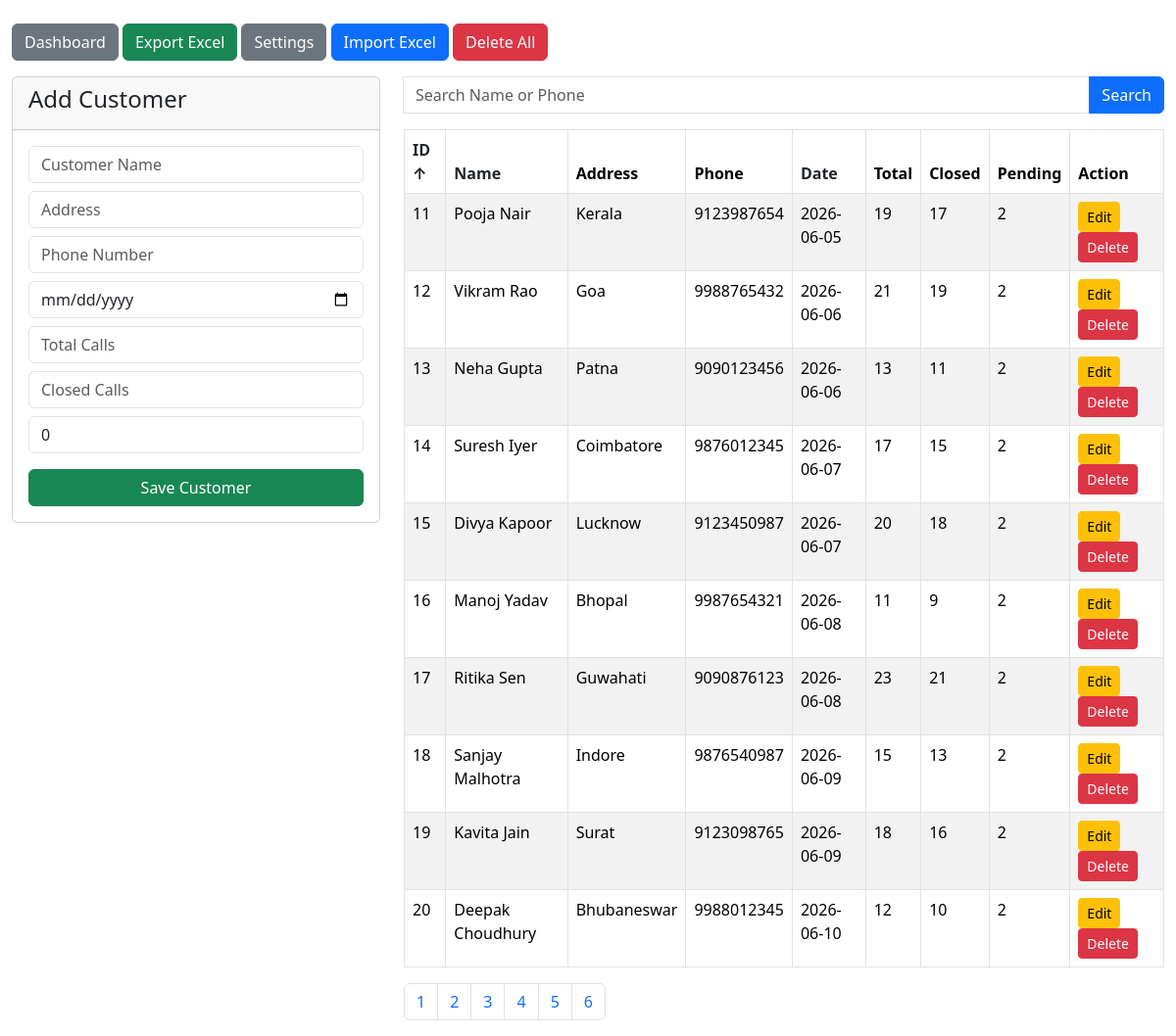
Page /customers?page=2&search=&sort_by=id&sort_order=asc (signed in) on the committed database.
### app/models.py (models this page shows)
class Customer(Base):
    __tablename__ = "customers"
    id = Column(Integer, primary_key=True, index=True)
    customer_name = Column(String(100), nullable=False)
    address = Column(String(500))
    phone_number = Column(String(20))
    call_date = Column(Date)
    total_calls = Column(Integer, default=0)
    closed_calls = Column(Integer, default=0)
    created_at = Column(
        DateTime,
        default=datetime.utcnow
    )

### app/routers/customers.py (the view)
@router.get("/customers")
def customers(
    request: Request,
    page: int = 1,
    search: str = "",
    sort_by: str = "id",
    sort_order: str = "asc",
    success: str = "",
    error: str = "",
    db: Session = Depends(get_db)
):
    if "user" not in request.session:
        return RedirectResponse("/", status_code=302)
    per_page = 10
    query = db.query(Customer)
    if search:
        query = query.filter(
            or_(
                Customer.customer_name.ilike(f"%{search}%"),
                Customer.phone_number.ilike(f"%{search}%")
            )
        )
    total_records = query.count()
    sort_columns = {
        "id": Customer.id,
        "name": Customer.customer_name,
        "date": Customer.call_date
    }
    if sort_by not in sort_columns:
        sort_by = "id"
    if sort_order not in ["asc", "desc"]:
        sort_order = "asc"
    sort_column = sort_columns[sort_by]
    if sort_order == "desc":
        sort_column = sort_column.desc()
    else:
        sort_column = sort_column.asc()
    customers = (
        query.order_by(sort_column)
        .offset((page - 1) * per_page)
        .limit(per_page)
        .all()
    )
    total_pages = max(
        (total_records + per_page - 1) // per_page,
        1
    )
    return templates.TemplateResponse(
        "customers.html",
        {
            "request": request,
            "customers": customers,
            "page": page,
            "total_pages": total_pages,
            "search": search,
            "sort_by": sort_by,
            "sort_order": sort_order,
            "success": success,
            "error": error,
            "edit_customer": None
        }
    )

### templates/customers.html (shortened to what this page needs)
<!DOCTYPE html>
<html>
<head>
    <link href="https://cdn.jsdelivr.net/npm/bootstrap@5.3.3/dist/css/bootstrap.min.css"
          rel="stylesheet">
</head>
<body>
<div class="container-fluid mt-4">
    <div class="mb-3">
        <a href="/dashboard"
           class="btn btn-secondary">
            Dashboard
        </a>
        <a href="/customers/export"
           class="btn btn-success">
            Export Excel
        </a>
        <a href="/settings"
           class="btn btn-secondary">
            Settings
        </a>
        <button
            type="button"
            class="btn btn-primary"
            data-bs-toggle="modal"
            data-bs-target="#importModal">
            Import Excel
        </button>
        <button
            type="button"
            class="btn btn-danger"
            data-bs-toggle="modal"
            data-bs-target="#deleteAllModal">
            Delete All
        </button>
    </div>
    <div class="row">
        <div class="col-md-4">
            <div class="card">
                <div class="card-header">
                    <h4>
                        {% if edit_customer %}
                            Edit Customer
                        {% else %}
                            Add Customer
                        {% endif %}
                    </h4>
                </div>
                <div class="card-body">
                    <form method="post"
                          action="{% if edit_customer %}/customers/update/{{edit_customer.id}}{% else %}/customers/add{% endif %}">
                        <input type="text"
                               name="customer_name"
                               class="form-control mb-2"
                               placeholder="Customer Name"
                               value="{{ edit_customer.customer_name if edit_customer else '' }}"
                               required>
                        <input type="text"
                               name="address"
                               class="form-control mb-2"
                               placeholder="Address"
                               value="{{ edit_customer.address if edit_customer else '' }}"
                               required>
                        <input type="text"
                               name="phone_number"
                               class="form-control mb-2"
                               placeholder="Phone Number"
                               value="{{ edit_customer.phone_number if edit_customer else '' }}"
                               required>
                        <input type="date"
                               name="call_date"
                               class="form-control mb-2"
                               value="{{ edit_customer.call_date if edit_customer else '' }}"
                               required>
                        <input type="number"
                               id="total_calls"
                               name="total_calls"
                               class="form-control mb-2"
                               placeholder="Total Calls"
                               onkeyup="calculatePending()"
                               value="{{ edit_customer.total_calls if edit_customer else '' }}"
                               required>
                        <input type="number"
                               id="closed_calls"
                               name="closed_calls"
                               class="form-control mb-2"
                               placeholder="Closed Calls"
                               onkeyup="calculatePending()"
                               value="{{ edit_customer.closed_calls if edit_customer else '' }}"
                               required>
                        <input type="text"
                               id="pending_calls"
                               class="form-control mb-3"
                               placeholder="Pending Calls"
                               readonly>
                        <button class="btn btn-success w-100">
                            {% if edit_customer %}
                                Update Customer
                            {% else %}
                                Save Customer
                            {% endif %}
                        </button>
                    </form>
                </div>
            </div>
        </div>
        <div class="col-md-8">
            <form method="get">
                <div class="input-group mb-3">
                    <input type="text"
                           name="search"
                           class="form-control"
                           placeholder="Search Name or Phone"
                           value="{{ search }}">
                    <button class="btn btn-primary">
                        Search
                    </button>
                </div>
            </form>
            <table class="table table-bordered table-striped">
                <thead>
                <tr>
                    <th>
                        <a href="/customers?search={{ search | urlencode }}&sort_by=id&sort_order={% if sort_by == 'id' and sort_order == 'asc' %}desc{% else %}asc{% endif %}"
                           class="text-dark text-decoration-none d-block">
                            ID
                            {% if sort_by == 'id' %}
                                {% if sort_order == 'asc' %}&uarr;{% else %}&darr;{% endif %}
                            {% endif %}
                        </a>
                    </th>
                    <th>
                        <a href="/customers?search={{ search | urlencode }}&sort_by=name&sort_order={% if sort_by == 'name' and sort_order == 'asc' %}desc{% else %}asc{% endif %}"
                           class="text-dark text-decoration-none d-block">
                            Name
                        </a>
                    </th>
                    <th>Address</th>
                    <th>Phone</th>
                    <th>
                        <a href="/customers?search={{ search | urlencode }}&sort_by=date&sort_order={% if sort_by == 'date' and sort_order == 'asc' %}desc{% else %}asc{% endif %}"
                           class="text-dark text-decoration-none d-block">
                            Date
                        </a>
                    </th>
                    <th>Total</th>
                    <th>Closed</th>
                    <th>Pending</th>
                    <th>Action</th>
                </tr>
                </thead>
                <tbody>
                {% for c in customers %}
                    <tr>
                        <td>{{ c.id }}</td>
                        <td>{{ c.customer_name }}</td>
                        <td>{{ c.address }}</td>
                        <td>{{ c.phone_number }}</td>
                        <td>{{ c.call_date }}</td>
                        <td>{{ c.total_calls }}</td>
                        <td>{{ c.closed_calls }}</td>
                        <td>{{ c.total_calls - c.closed_calls }}</td>
                        <td>
                            <a href="/customers/edit/{{c.id}}"
                               class="btn btn-warning btn-sm">
                                Edit
                            </a>
                            <a href="/customers/delete/{{c.id}}"
                               class="btn btn-danger btn-sm"
                               onclick="return confirm('Delete this customer?')">
                                Delete
                            </a>
                        </td>
                    </tr>
                {% endfor %}
                </tbody>
            </table>
            <nav>
                <ul class="pagination">
                    {% for p in range(1,total_pages+1) %}
                        <li class="page-item">
                            <a class="page-link"
                               href="/customers?page={{p}}&search={{ search | urlencode }}&sort_by={{ sort_by }}&sort_order={{ sort_order }}">
                                {{p}}
                            </a>
                        </li>
                    {% endfor %}
                </ul>
            </nav>
        </div>
    </div>
</div>
</body>
</html>

### rows in the picture
Customer: id "11", customer_name "Pooja Nair", address "Kerala", phone_number "9123987654", call_date "2026-06-05", total_calls "19", closed_calls "17", c.total_calls-c.closed_calls "2"
Customer: id "12", customer_name "Vikram Rao", address "Goa", phone_number "9988765432", call_date "2026-06-06", total_calls "21", closed_calls "19", c.total_calls-c.closed_calls "2"
Customer: id "13", customer_name "Neha Gupta", address "Patna", phone_number "9090123456", call_date "2026-06-06", total_calls "13", closed_calls "11", c.total_calls-c.closed_calls "2"
Customer: id "14", customer_name "Suresh Iyer", address "Coimbatore", phone_number "9876012345", call_date "2026-06-07", total_calls "17", closed_calls "15", c.total_calls-c.closed_calls "2"
Customer: id "15", customer_name "Divya Kapoor", address "Lucknow", phone_number "9123450987", call_date "2026-06-07", total_calls "20", closed_calls "18", c.total_calls-c.closed_calls "2"
Customer: id "16", customer_name "Manoj Yadav", address "Bhopal", phone_number "9987654321", call_date "2026-06-08", total_calls "11", closed_calls "9", c.total_calls-c.closed_calls "2"
Customer: id "17", customer_name "Ritika Sen", address "Guwahati", phone_number "9090876123", call_date "2026-06-08", total_calls "23", closed_calls "21", c.total_calls-c.closed_calls "2"
Customer: id "18", customer_name "Sanjay Malhotra", address "Indore", phone_number "9876540987", call_date "2026-06-09", total_calls "15", closed_calls "13", c.total_calls-c.closed_calls "2"
Customer: id "19", customer_name "Kavita Jain", address "Surat", phone_number "9123098765", call_date "2026-06-09", total_calls "18", closed_calls "16", c.total_calls-c.closed_calls "2"
Customer: id "20", customer_name "Deepak Choudhury", address "Bhubaneswar", phone_number "9988012345", call_date "2026-06-10", total_calls "12", closed_calls "10", c.total_calls-c.closed_calls "2"

### other values in the picture
{{ p }} "1" "2" "3" "4" "5" "6"
